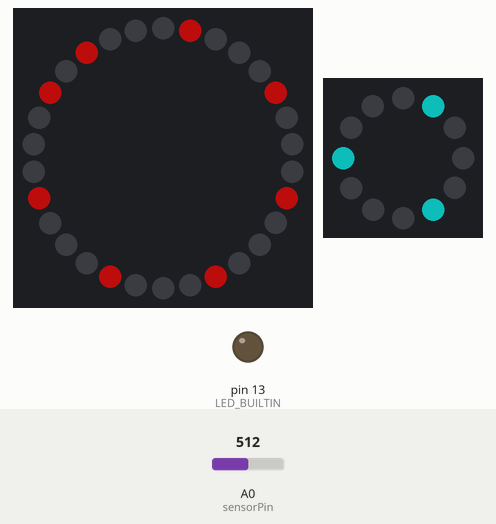
Bench run of a sketch on a simulated Arduino Uno, built with avr-gcc and run on an emulated ATmega328P. Parts: 30 RGB LEDs in a ring, first at the top, clockwise, 12 RGB LEDs in a ring, first at the top, clockwise, output pins drawn as LEDs (lit = HIGH). Inputs (shaded band) come from the test bench; at power-on: A0 (sensorPin) = 512. Dim RGB values are drawn brighter than linear.

Above: at 1.4 s.
1.5 s: A0 (sensorPin) set to 900
At 2.1 s:
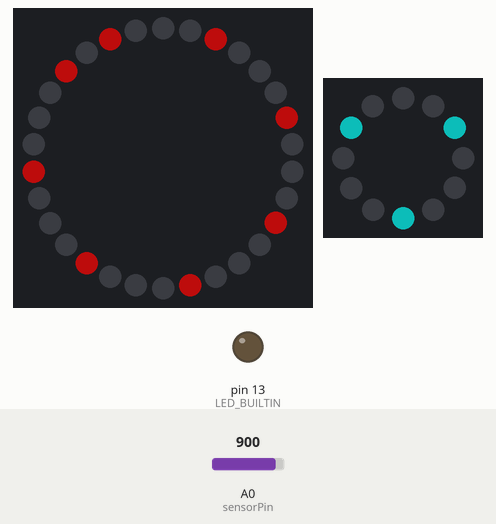
4.0 s: A0 (sensorPin) set to 1023
At 9.15 s:
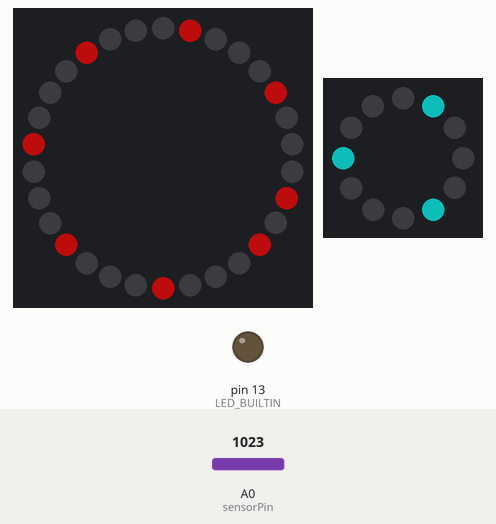

The sketch:

all_color_seperate.ino
```cpp
//TO DO: COMMENT

#include <Adafruit_NeoPixel.h>

//dulled down version of the competition colors so my eyes don't go blind ;)
uint32_t yellow = Adafruit_NeoPixel::Color(79, 79, 5);
uint32_t red = Adafruit_NeoPixel::Color(79, 5, 5 );
uint32_t green = Adafruit_NeoPixel::Color(7, 79, 5);
uint32_t blue = Adafruit_NeoPixel::Color(5, 79, 77);

#define STRIP_PIN       4
#define STRIP_PIXELS    30
Adafruit_NeoPixel strip = Adafruit_NeoPixel(STRIP_PIXELS, STRIP_PIN,
                                             NEO_GRB + NEO_KHZ800);
#define RING_PIN        5
#define RING_PIXELS     12
Adafruit_NeoPixel ring = Adafruit_NeoPixel(RING_PIXELS, RING_PIN,
                                             NEO_GRB + NEO_KHZ800);

const int sensorPin = A0;  // A pin connected to a potentiomenter
int sensorValue;           // A place to store the value from the potentiometer

void setup(void)
{
    // Configure the serial terminal for debug output and user input
    Serial.begin(9600);


    // Configure the pin connected to the board's LED as an output
    pinMode(LED_BUILTIN, OUTPUT);

    // Initialize the pixels to get them ready for use
    strip.begin();
    ring.begin();

    // Clear the pixel strips to all off
    all_pixels(strip, Adafruit_NeoPixel::Color(0, 0, 0));
    all_pixels(ring, Adafruit_NeoPixel::Color(0, 0, 0));


    //turn the pixels on the strip and ring to one color
    one_color(strip, red);
    one_color(ring, blue);

}

    void one_color(Adafruit_NeoPixel &pixels, uint32_t color )
{
  uint16_t numPixels = pixels.numPixels();

  for (unsigned i=0; i<numPixels; i = i+4 )// i + 1+4 <------- spaces between the pixels
    {
        pixels.setPixelColor(i, color);
    }

    pixels.show();
}

void loop(void)
{
    // Read the voltage value on the sensor input pin as 0 to 1023
    sensorValue = analogRead(sensorPin);

    // Adjust the voltage value so that it goes from -512 to 511
    sensorValue = sensorValue - 512;

    // Depending on the position of the potentiometer, move the pixels
    // up or down
    if (sensorValue < 10)
    {
        rotate_down(strip);
        rotate_down(ring);
    }
    else if (sensorValue > 10)
    {
        rotate_up(strip);
        rotate_up(ring);
    }
    // If the sensor value is between the ranges above, the pixels don't move

    // Delay a value proportional to the position of the potentiometer
    delay(650 - abs(sensorValue));
}

void all_pixels(Adafruit_NeoPixel &pixels, uint32_t color)
{
    uint16_t numPixels = pixels.numPixels();

    for (unsigned i=0; i<numPixels; i++)
    {
        pixels.setPixelColor(i, color);
    }
    pixels.show();
}void rotate_up(Adafruit_NeoPixel &pixels)
{
    uint32_t saved_pixel;
    uint16_t numPixels = pixels.numPixels();

    // Save the last pixel in the strip
    saved_pixel = pixels.getPixelColor(numPixels - 1);
    for (int i=0; i<numPixels; i++)
    {
        uint32_t temp;
        // Copy the pixel value at the current pixel
        temp = pixels.getPixelColor(i);
        // Store the saved value in its place
        pixels.setPixelColor(i, saved_pixel);
        // Update the saved pixel value with the one we copied out
        saved_pixel = temp;
    }
    // Show the pixels
    pixels.show();
}

void rotate_down(Adafruit_NeoPixel &pixels)
{
    uint32_t saved_pixel;
    uint16_t numPixels = pixels.numPixels();

    // Save the first pixel in the strip
    saved_pixel = pixels.getPixelColor(0);
    for (int i=numPixels - 1; i>=0; i--)
    {
        uint32_t temp;
        // Copy the pixel value at the current pixel
        temp = pixels.getPixelColor(i);
        // Store the saved value in its place
        pixels.setPixelColor(i, saved_pixel);
        // Update the saved pixel value with the one we copied out
        saved_pixel = temp;
    }
    // Show the pixels
    pixels.show();
}

void shift_up(Adafruit_NeoPixel &pixels, uint32_t color)
{
    uint32_t saved_pixel;
    uint16_t numPixels = pixels.numPixels();

    // Shift in the pixel color that is provided
    saved_pixel = color;
    for (int i=0; i<numPixels; i++)
    {
        uint32_t temp;
        // Copy the pixel value at the current pixel
        temp = pixels.getPixelColor(i);
        // Store the saved value in its place
        pixels.setPixelColor(i, saved_pixel);
        // Update the saved pixel value with the one we copied out
        saved_pixel = temp;
    }
    // Show the pixels
    pixels.show();
}

void shift_down(Adafruit_NeoPixel &pixels, uint32_t color)
{
    uint32_t saved_pixel;
    uint16_t numPixels = pixels.numPixels();

    // Shift in the pixel color that is provided
    saved_pixel = color;
    for (int i=numPixels - 1; i>=0; i--)
    {
        uint32_t temp;
        // Copy the pixel value at the current pixel
        temp = pixels.getPixelColor(i);
        // Store the saved value in its place
        pixels.setPixelColor(i, saved_pixel);
        // Update the saved pixel value with the one we copied out
        saved_pixel = temp;
    }
    // Show the pixels
    pixels.show();
}
```
